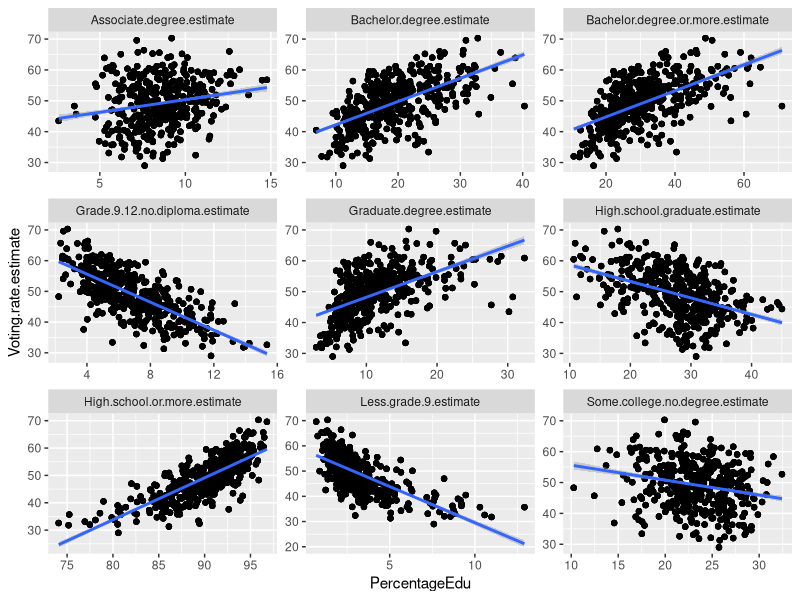
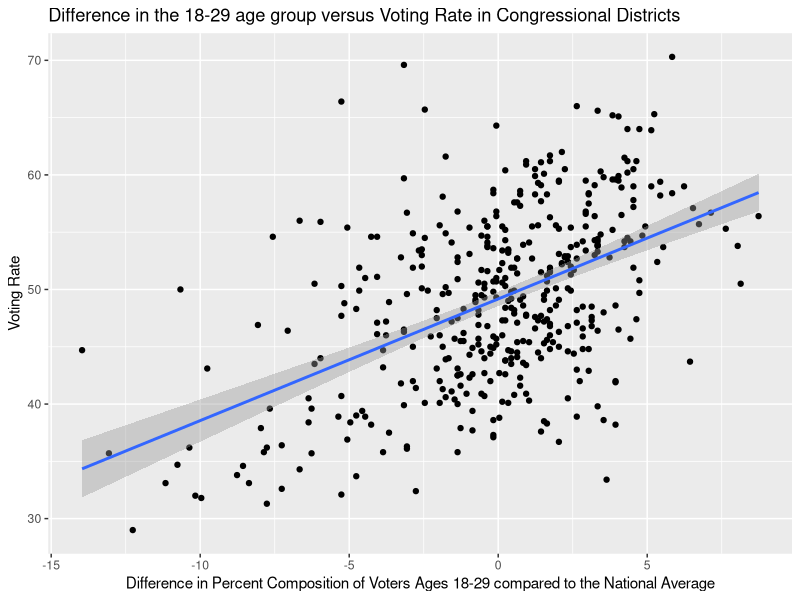
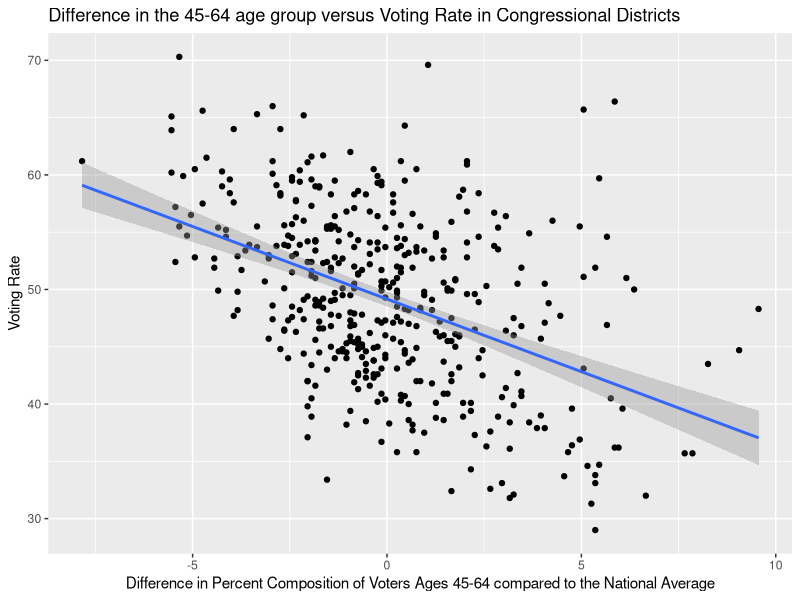
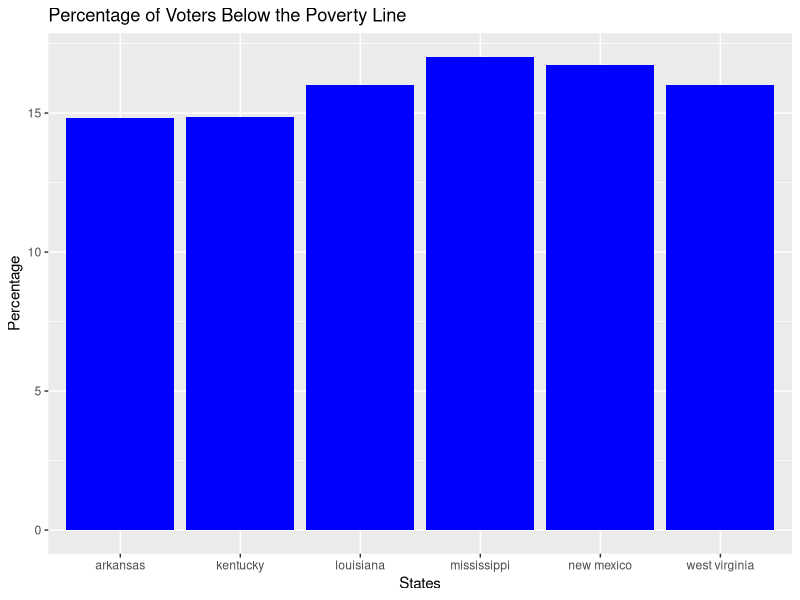
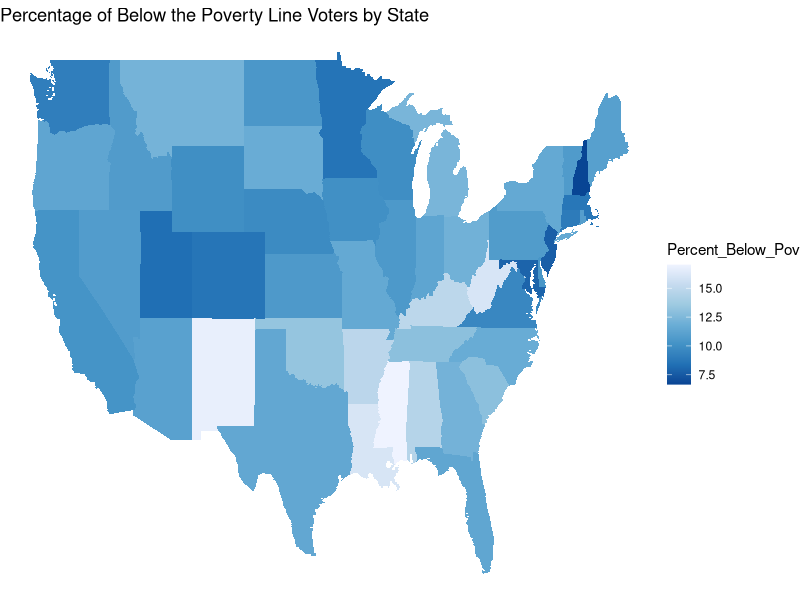

Recreate these plots in R, in order.
## ---- chunk 1
# tidyverse
library(tidyverse)
# readxl
library(readxl)
df1 <- read.csv('table01.csv')
df2 <- read.csv('table02a.csv')
df3 <- read.csv('table02b.csv')
df4 <- read.csv('table02c.csv')
df5 <- read.csv('table02d.csv')
# head(df1)
# head(df2)
# head(df3)
# head(df4)
# head(df5)
library(dplyr)
library(ggplot2)
library(tidyr)
library(readr)
library(lubridate)
## ---- chunk 2
table01 <- read.csv("table01.csv")
table01 <- table01 %>%
  rename(
    stateAbb = State.abbreviation,
    stateName = State.name,
    congressDist = Congressional.district,
    votesCastForCongress = Votes.cast.for.congressional.representative.for.the.November.6..2018.election,
    votingAgePopulation = Citizen.voting.age.population.estimate,
    votingAgePopulationMOE = Citizen.voting.age.population.Margin.of.Error,
    votingRate = Voting.rate.estimate,
    votingRateMOE = Voting.rate.Margin.of.Error
  )
head(table01, 5)
table02a <- read.csv("table02a.csv")
table02a <- table02a %>%
  rename(
    stateAbb = State.abbreviation,
    stateName = State.name,
    congressDist = Congressional.district,
    votingAgePopulation = Citizen.voting.age.population.estimate,
    votingAgePopulationMOE = Citizen.voting.age.population.MOE
  )
table02b <- read.csv("table02b.csv")
table02b <- table02b %>%
  rename(
    stateAbb = State.abbreviation,
    stateName = State.name,
    congressDist = Congressional.district,
    votingAgePopulation = Citizen.voting.age.population.estimate,
    votingAgePopulationMOE = Citizen.voting.age.population.MOE
  )
## ---- chunk 3
# head(df4)
eduPol <- df4 %>% select(State.abbreviation, State.name, Congressional.district, Citizen.voting.age.population.estimate, Less.grade.9.estimate, Grade.9.12.no.diploma.estimate, High.school.graduate.estimate, Some.college.no.degree.estimate, Associate.degree.estimate, Bachelor.degree.estimate, Graduate.degree.estimate, High.school.or.more.estimate, Bachelor.degree.or.more.estimate)
eduPol %>% full_join(df1) -> eduPol

eduPol %>% pivot_longer(Less.grade.9.estimate:Bachelor.degree.or.more.estimate, names_to = "Education", values_to = "Amount") -> eduPol
#head(eduPol)
#add gender break down
df3 %>% 
  select(State.abbreviation, State.name, Congressional.district, Citizen.voting.age.population.estimate, Men.estimate, Women.estimate, Men.percent.total, Women.percent.total) -> gender

gender %>%
  pivot_longer(Men.estimate:Women.estimate, names_to = "Gender", values_to = "Percentage") %>%
  pivot_longer(Men.percent.total:Women.percent.total, names_to = "GenderTotal", values_to = "PercentageTotal")-> gender

eduPol %>%
  full_join(gender) -> eduPol
#head(eduPol)

eduPol %>%
  mutate(PercentageEdu = (Amount / Citizen.voting.age.population.estimate) * 100 ) -> eduPol

eduPol %>%
  group_by(Education) %>%
  summarise(mean = mean(PercentageEdu, na.rm=TRUE), n = n())

ggplot(eduPol, aes(x=PercentageEdu, y=Voting.rate.estimate)) + geom_point() + geom_smooth(method='lm') + facet_wrap(~Education, scales = "free")

#head(eduPol)
## ---- chunk 4
table02a <- table01 %>%
  select(stateAbb, congressDist, votingRate) %>%
  inner_join(table02a, by = c('stateAbb', 'congressDist'))
mean18.29 <- mean(table02a$Ages.18.29.percent.estimate)
mean30.44 <- mean(table02a$Ages.30.44.percent.estimate)
mean45.64 <- mean(table02a$Ages.45.64.percent.estimate)
mean65.up <- mean(table02a$Ages.65.up.percent.estimate)
# mean18.29
# mean30.44
# mean45.64
# mean65.up
table02a$dif18.29 <- mean18.29 - table02a$Ages.18.29.percent.estimate
table02a$dif30.44 <- mean30.44 - table02a$Ages.30.44.percent.estimate
table02a$dif45.64 <- mean45.64 - table02a$Ages.45.64.percent.estimate
table02a$dif65.up <- mean65.up - table02a$Ages.65.up.percent.estimate
## ---- chunk 5
table02a %>% 
  select(stateName, congressDist, dif18.29, votingRate) %>%
  arrange(desc(dif18.29)) %>%
  head(5)
## ---- chunk 6
table02a %>%
  select(stateName, congressDist, dif30.44, votingRate) %>%
  arrange(desc(dif30.44)) %>%
  head(5)
## ---- chunk 7
table02a %>%
  select(stateName, congressDist, dif45.64, votingRate) %>%
  arrange(desc(dif45.64)) %>%
  head(5)
## ---- chunk 8
table02a %>%
  select(stateName, congressDist, dif65.up, votingRate) %>%
  arrange(desc(dif65.up)) %>%
  head(5)
## ---- chunk 9
ggplot(table02a, aes(x=dif18.29, y=votingRate)) +geom_point() + geom_smooth(method='lm') + xlab("Difference in Percent Composition of Voters Ages 18-29 compared to the National Average") + ylab("Voting Rate")+ ggtitle("Difference in the 18-29 age group versus Voting Rate in Congressional Districts")

ggplot(table02a, aes(x=dif45.64, y=votingRate)) +geom_point() + geom_smooth(method='lm')  + xlab("Difference in Percent Composition of Voters Ages 45-64 compared to the National Average") + ylab("Voting Rate")+ ggtitle("Difference in the 45-64 age group versus Voting Rate in Congressional Districts")
## ---- chunk 10

## ---- chunk 11

## ---- chunk 12
library(maps)
library(dplyr)
library(ggplot2)

Pov <- read.csv("table02b.csv")
Pov2 <- Pov %>% select(State.name,Congressional.district,Poverty.universe, Below.poverty.level.estimate, Below.poverty.level.percent.total, Citizen.voting.age.population.estimate)

names(Pov2)[names(Pov2) == "State.name"] <- "region"

Pov2$region <- tolower(Pov2$region)

Per_Coun <- Pov2 %>% select(region, Congressional.district, Below.poverty.level.percent.total) %>% filter(Below.poverty.level.percent.total > 20) %>% arrange(desc(Below.poverty.level.percent.total))
Per_Coun
## ---- chunk 13
#Bar Chart 
BelPov <- Pov2 %>% group_by(region) %>% summarize(Pov_Uni = sum(Poverty.universe), Below_Pov = sum(Below.poverty.level.estimate)) 

BelPov$Percent_Below_Pov <- (BelPov$Below_Pov/BelPov$Pov_Uni) *100
BelPov2 <- BelPov %>% subset(Percent_Below_Pov > 14.6)

BelPov2 %>% ggplot(aes(region, Percent_Below_Pov)) + geom_bar(stat = 'identity', fill = 'blue') + labs(x = 'States', y = 'Percentage', title = 'Percentage of Voters Below the Poverty Line')  

## ---- chunk 14
#map
library(RColorBrewer)

names(Pov2)[names(Pov2) == 'State.name'] <- 'region' 
State <- map_data('state')

map <- left_join(State, BelPov, by = 'region')
map %>% ggplot(aes(long, lat)) + geom_polygon(aes(group=group, fill = Percent_Below_Pov)) + scale_fill_distiller(palette = 'Blues') + theme_void() + labs(title = 'Percentage of Below the Poverty Line Voters by State') 
